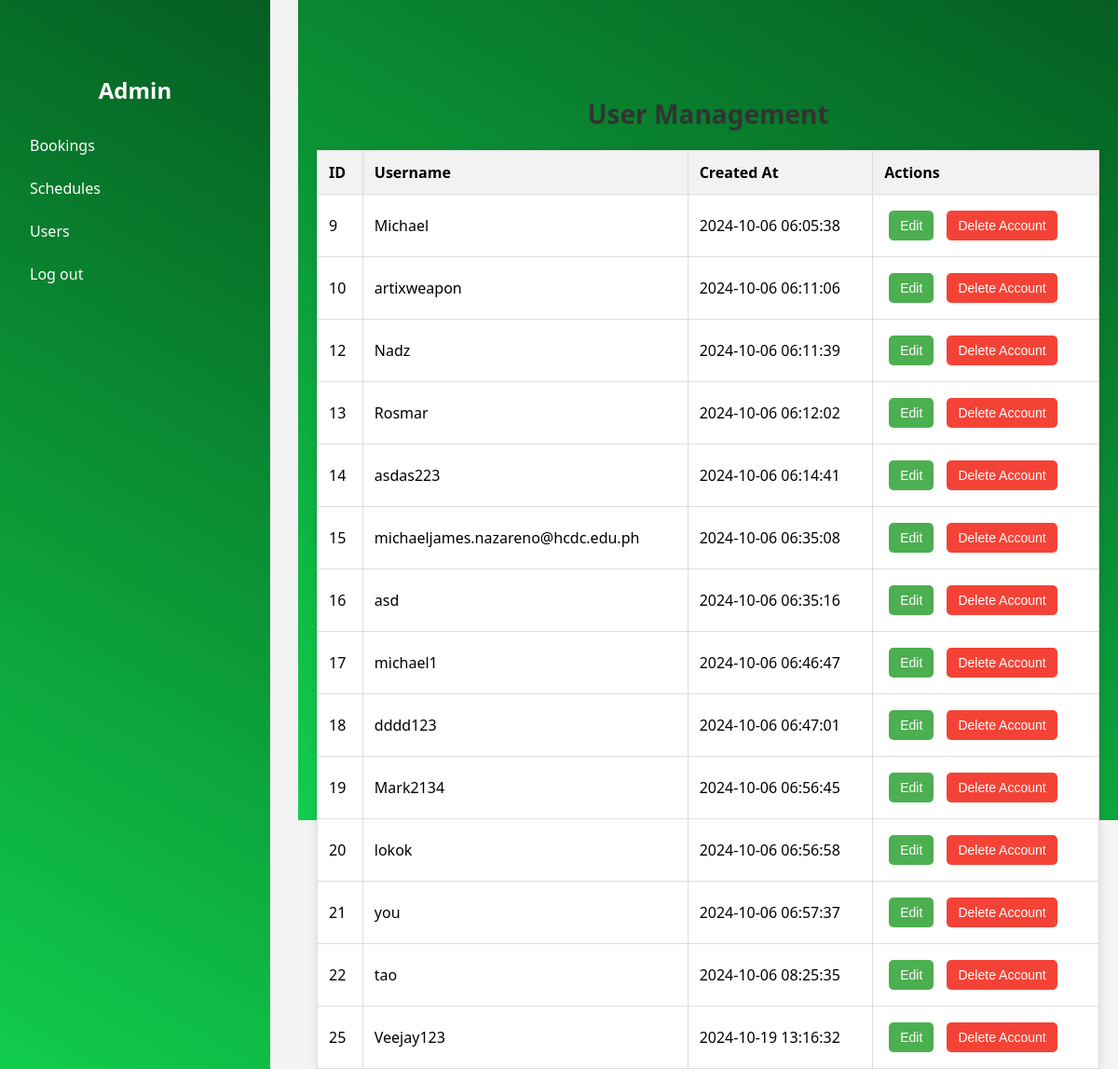
The page /users.php on the database its author committed.
### tables this page shows
CREATE TABLE `users` (
  `id` int(11) NOT NULL,
  `username` varchar(50) NOT NULL,
  `password` varchar(255) NOT NULL,
  `create_at` datetime NOT NULL DEFAULT current_timestamp()
);

### users.php (the view, shortened to what this page needs)
<?php
include 'adminpage.php';
$servername = "localhost";
$username = "root";
$password = "";
$dbname = "user_auth";
$conn = new mysqli($servername, $username, $password, $dbname);
$sql = "SELECT * FROM users";
$result = $conn->query($sql);
?>
<!DOCTYPE html>
<html lang="en">
<head>
    <link rel="stylesheet" href="styles.css">
</head>
<body>
    <div class="sidebar">
        <h2>Admin</h2>
        <a href="bookings.php">Bookings</a>
        <a href="schedules.php">Schedules</a>
        <a href="users.php">Users</a>
        <a href="log_out.php">Log out</a>
    </div>
    <div class="main-content">
        <h2 class="page-title">User  Management</h2>
        <table>
            <tr>
                <th>ID</th>
                <th>Username</th>
                <th>Created At</th>
                <th>Actions</th>
            </tr>
            <?php
            if ($result->num_rows > 0) {
                while ($row = $result->fetch_assoc()) {
                    echo "<tr>
                            <td>{$row['id']}</td>
                            <td>{$row['username']}</td>
                            <td>{$row['create_at']}</td>
                            <td>
                                <form action='edit_user.php' method='POST' style='display:inline;'>
                                    <input type='hidden' name='id' value='{$row['id']}'>
                                    <button type='submit' class='button edit-button'>Edit</button>
                                </form>
                                <form action='delete_user.php' method='POST' style='display:inline;'>
                                    <input type='hidden' name='id' value='{$row['id']}'>
                                    <button type='submit' class='button delete-button'>Delete Account</button>
                                </form>
                            </td>
                          </tr>";
                }
            } else {
                echo "<tr><td colspan='4'>No users found.</td></tr>";
            }
            ?>
        </table>
    </div>
</body>
</html>

### adminpage.php (style rules this page uses)
body { display: flex; margin: 0; font-family: 'Segoe UI', Tahoma, Geneva, Verdana, sans-serif; }
div { color: #fff; width: 250px; padding-left: 20px; height: 100vh; background-image: linear-gradient(30deg, #11cf4d, #055e21); }
div h2 { padding: 40px 0 0 0; cursor: pointer; }
div a { font-size: 14px; color: #fff; display: block; padding: 12px; padding-left: 30px; text-decoration: none; outline: none; }
.sidebar { color: #fff; width: 250px; padding: 20px; height: 100%; background-image: linear-gradient(30deg, #11cf4d, #055e21); border-top-right-radius: 0px; position: fixed; overflow-y: auto; }
.sidebar h2 { text-align: center; font-size: 24px; font-weight: bold; margin-bottom: 20px; }
.sidebar a { font-size: 16px; color: #fff; display: block; padding: 12px; text-decoration: none; transition: background-color 0.3s; }
h2 { text-align: center; margin-bottom: 20px; }

### users.php (style rules this page uses)
body { display: flex; margin: 0; font-family: 'Segoe UI', Tahoma, Geneva, Verdana, sans-serif; background-color: #f4f4f4; height: 100vh; }
.sidebar { color: #fff; width: 250px; padding: 20px; height: 100%; background-image: linear-gradient(30deg, #11cf4d, #055e21); border-top-right-radius: 0px; position: fixed; overflow-y: auto; }
.sidebar h2 { text-align: center; font-size: 24px; font-weight: bold; margin-bottom: 20px; }
.sidebar a { font-size: 16px; color: #fff; display: block; padding: 12px; text-decoration: none; transition: background-color 0.3s; }
.main-content { flex: 1; padding: 40px 20px; margin-left: 50px; }
table { width: 100%; border-collapse: collapse; background: #fff; box-shadow: 0 2px 10px rgba(0, 0, 0, 0.1); }
th, td { border: 1px solid #ddd; padding: 12px; text-align: left; color: black; }
th { background-color: #f2f2f2; font-weight: bold; }
.button { padding: 8px 12px; margin: 5px; border: none; border-radius: 5px; cursor: pointer; font-size: 14px; transition: background-color 0.3s; }
.edit-button { background-color: #4CAF50; color: white; }
.delete-button { background-color: #f44336; color: white; }
h2.page-title { text-align: center; margin-bottom: 20px; font-size: 28px; color: #333; }

### rows shown on the page
users: id "9", username "Michael", create_at "2024-10-06 06:05:38"
users: id "10", username "artixweapon", create_at "2024-10-06 06:11:06"
users: id "12", username "Nadz", create_at "2024-10-06 06:11:39"
users: id "13", username "Rosmar", create_at "2024-10-06 06:12:02"
users: id "14", username "asdas223", create_at "2024-10-06 06:14:41"
users: id "15", username "michaeljames.nazareno@hcdc.edu.ph", create_at "2024-10-06 06:35:08"
users: id "16", username "asd", create_at "2024-10-06 06:35:16"
users: id "17", username "michael1", create_at "2024-10-06 06:46:47"
users: id "18", username "dddd123", create_at "2024-10-06 06:47:01"
users: id "19", username "Mark2134", create_at "2024-10-06 06:56:45"
users: id "20", username "lokok", create_at "2024-10-06 06:56:58"
users: id "21", username "you", create_at "2024-10-06 06:57:37"
users: id "22", username "tao", create_at "2024-10-06 08:25:35"
users: id "25", username "Veejay123", create_at "2024-10-19 13:16:32"
